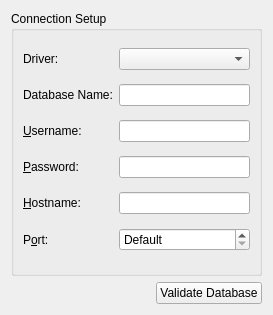
<?xml version="1.0" encoding="UTF-8"?>
<ui version="4.0">
 <class>QSqlConnectionDialog</class>
 <widget class="QWidget" name="QSqlConnectionDialog">
  <property name="geometry">
   <rect>
    <x>0</x>
    <y>0</y>
    <width>273</width>
    <height>315</height>
   </rect>
  </property>
  <property name="windowTitle">
   <string>Form</string>
  </property>
  <layout class="QVBoxLayout" name="verticalLayout">
   <item>
    <widget class="QGroupBox" name="historicalSourceSetup">
     <property name="title">
      <string>Connection Setup</string>
     </property>
     <layout class="QGridLayout" name="gridLayout_5">
      <item row="0" column="0">
       <widget class="QLabel" name="driverLabel">
        <property name="text">
         <string>Driver:</string>
        </property>
       </widget>
      </item>
      <item row="0" column="1">
       <widget class="QComboBox" name="driverChooser"/>
      </item>
      <item row="1" column="0">
       <widget class="QLabel" name="databaseLabel">
        <property name="text">
         <string>Database Name:</string>
        </property>
        <property name="buddy">
         <cstring>editDatabase</cstring>
        </property>
       </widget>
      </item>
      <item row="1" column="1">
       <widget class="QLineEdit" name="editDatabase"/>
      </item>
      <item row="2" column="0">
       <widget class="QLabel" name="usernameLabel">
        <property name="text">
         <string>&amp;Username:</string>
        </property>
        <property name="buddy">
         <cstring>editUsername</cstring>
        </property>
       </widget>
      </item>
      <item row="2" column="1">
       <widget class="QLineEdit" name="editUsername"/>
      </item>
      <item row="3" column="0">
       <widget class="QLabel" name="passwordLabel">
        <property name="text">
         <string>&amp;Password:</string>
        </property>
        <property name="buddy">
         <cstring>editPassword</cstring>
        </property>
       </widget>
      </item>
      <item row="3" column="1">
       <widget class="QLineEdit" name="editPassword">
        <property name="echoMode">
         <enum>QLineEdit::Password</enum>
        </property>
       </widget>
      </item>
      <item row="4" column="0">
       <widget class="QLabel" name="hostnameLabel">
        <property name="text">
         <string>&amp;Hostname:</string>
        </property>
        <property name="buddy">
         <cstring>editHostname</cstring>
        </property>
       </widget>
      </item>
      <item row="4" column="1">
       <widget class="QLineEdit" name="editHostname"/>
      </item>
      <item row="5" column="0">
       <widget class="QLabel" name="dbPortLabel">
        <property name="text">
         <string>P&amp;ort:</string>
        </property>
        <property name="buddy">
         <cstring>portSpinBox</cstring>
        </property>
       </widget>
      </item>
      <item row="5" column="1">
       <widget class="QSpinBox" name="portSpinBox">
        <property name="specialValueText">
         <string>Default</string>
        </property>
        <property name="minimum">
         <number>-1</number>
        </property>
        <property name="maximum">
         <number>65535</number>
        </property>
        <property name="value">
         <number>-1</number>
        </property>
       </widget>
      </item>
     </layout>
    </widget>
   </item>
   <item>
    <layout class="QHBoxLayout" name="horizontalLayout">
     <item>
      <spacer name="horizontalSpacer">
       <property name="orientation">
        <enum>Qt::Horizontal</enum>
       </property>
       <property name="sizeHint" stdset="0">
        <size>
         <width>40</width>
         <height>20</height>
        </size>
       </property>
      </spacer>
     </item>
     <item>
      <widget class="QPushButton" name="validateBtn">
       <property name="text">
        <string>Validate Database</string>
       </property>
      </widget>
     </item>
    </layout>
   </item>
  </layout>
 </widget>
 <resources/>
 <connections/>
</ui>
